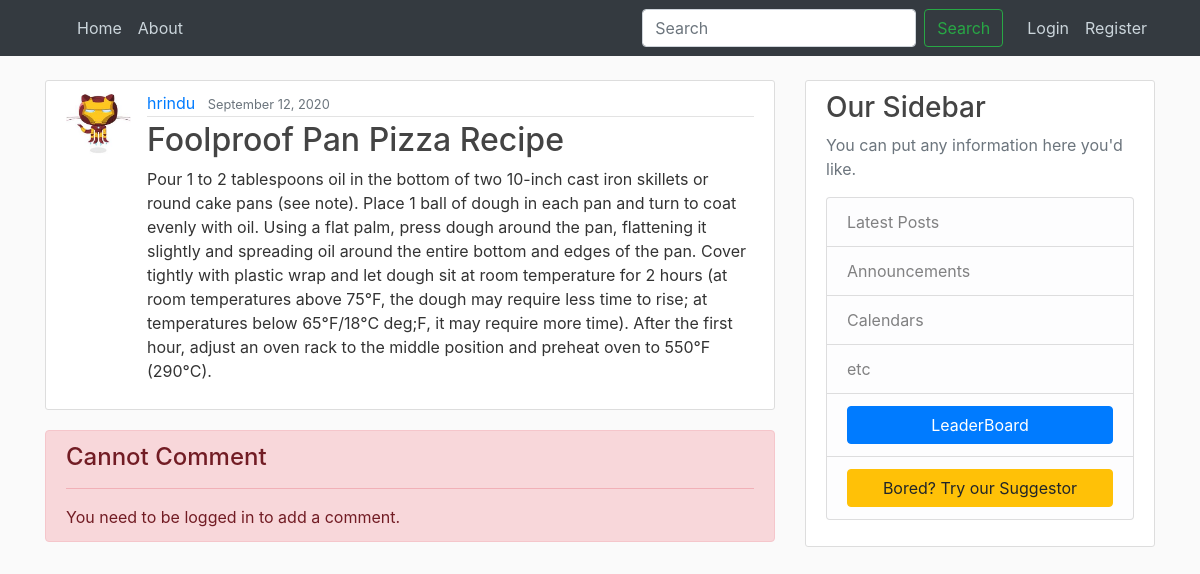
/post/40, run on an earlier commit of the app's database.
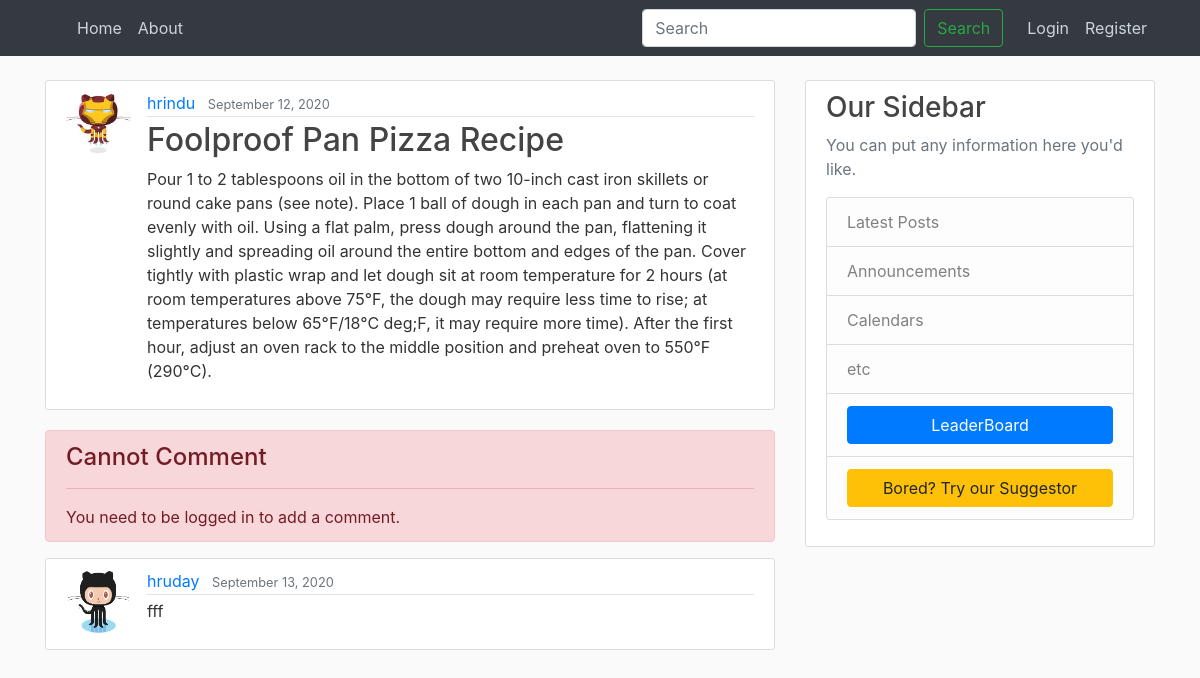
And on a later commit of the database.
### blog/models.py (models this page shows, shortened)
class Comments(models.Model):
	post = models.ForeignKey(Post, on_delete=models.CASCADE)
	comment_author = models.ForeignKey(User, on_delete=models.CASCADE, default=None)
	comment_body = models.TextField()
	comment_date = models.DateField(default=timezone.now)

### users/models.py (models this page shows, shortened)
class Profile(models.Model):
	user = models.OneToOneField(User, on_delete=models.CASCADE)
	image = models.ImageField(default='default.png', upload_to='profile_pics')
	block_status = models.IntegerField(default=0)

### blog/views.py (the view, shortened to what this page needs)
# urls.py: path('post/<int:post_pk>', PostDetails, name='post-detail'),
def PostDetails(request, post_pk):
	post = Post.objects.filter(pk = post_pk)[0]
	comment_form = AddComment()
	comments = Comments.objects.filter(post = post)
	return render(request, 'blog/post_detail.html',{'post':post,'comment_form':comment_form, 'comments':comments})

### blog/forms.py
class AddComment(forms.ModelForm):
    class Meta:
        model = Comments
        fields = ['comment_body']

### blog/templates/blog/post_detail.html (shortened to what this page needs)
{% extends "blog/base.html" %}
{% load bootstrap4 %}
{% block content %}
    <article class="media content-section">
      <img src="{{ post.author.profile.image.url }} " class="rounded-circle article-img">
      <div class="media-body">
        <div class="article-metadata">
          <a class="mr-2" href="{% url 'user-posts' post.author.username %}">{{ post.author }}</a>
          <small class="text-muted">{{ post.date_posted|date:"F d, Y" }}</small>
        </div>
        <h2 class="article-title" >{{ post.title }}</a></h2>
        <p class="article-content">{{ post.content }}</p>
      </div>
    </article>
    {% if user.is_authenticated %}
    <div class="content-section">
      <form method="post">
          {% csrf_token %}
          {% bootstrap_form comment_form %}
          <div class="form-group">
              <button class="btn btn-outline-info" type="submit">Add Comment</button>
          </div>
      </form>
    </div>
    {% else %}
    <div class="alert alert-danger" role="alert">
      <h4 class="alert-heading">Cannot Comment</h4>
      <hr>
      <p class="mb-0">You need to be logged in to add a comment.</p>
    </div>
    {% endif %}
    {% for comment in comments %}
        <article class="media content-section">
          <img src="{{ comment.comment_author.profile.image.url }} " class="rounded-circle article-img">
          <div class="media-body">
            <div class="article-metadata">
              <a class="mr-2" href="{% url 'user-posts' comment.comment_author.username %}">{{ comment.comment_author }}</a>
              <small class="text-muted">{{ comment.comment_date|date:"F d, Y" }}</small>
            </div>
            <p class="article-content">{{ comment.comment_body }}</p>
          </div>
        </article>
    {% endfor %}
{% endblock content %}

What changed in the data, as far as the page shows it:
added Comments: comment_author.profile.image (placeholder picture), comment_author "hruday", comment_date "September 13, 2020", comment_body "fff"
